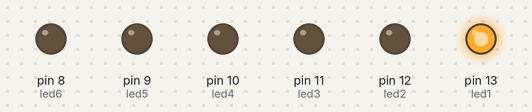
The sketch below on a simulated Arduino Uno, built with avr-gcc and run on an emulated ATmega328P. Shown: output pins drawn as LEDs (lit = HIGH).

Above: at 0.05 s.
At 0.35 s:
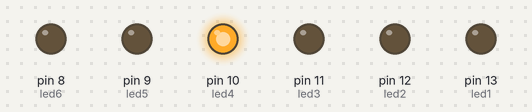
At 0.95 s:
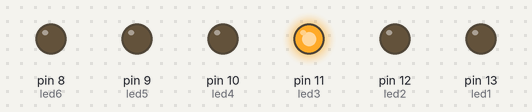
At 1.35 s:
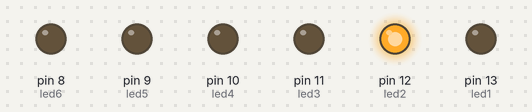
At 1.8 s:
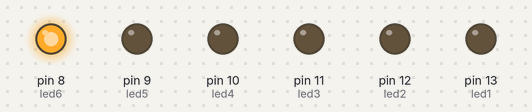
At 2.85 s:
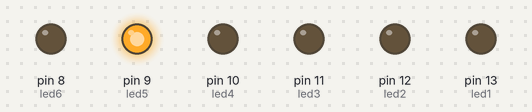
Timing chart, 0 to 3.1 s (numbered marks = the images above):
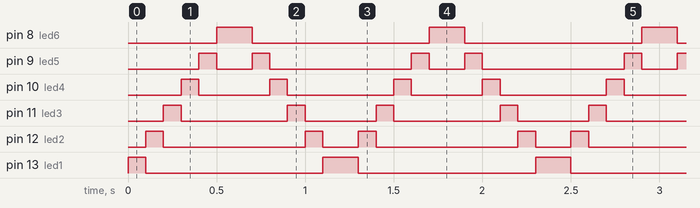

The sketch:

supercar.ino
```cpp
int led1 = 13;
int led2 = 12;
int led3 = 11;
int led4 = 10;
int led5 = 9;
int led6 = 8;
int leds[] = {led1,led2,led3,led4,led5,led6};

// the setup routine runs once when you press reset:
void setup() {
  // initialize the digital pin as an output.
  pinMode(led1, OUTPUT);
  pinMode(led2, OUTPUT);
  pinMode(led3, OUTPUT);
  pinMode(led4, OUTPUT);
  pinMode(led5, OUTPUT);
  pinMode(led6, OUTPUT);
}

// the loop routine runs over and over again forever:
void loop() {
  int i, j;
  int max = 6;
  // Right Cicle
  for (i = 0; i < max; i = i + 1) {
    digitalWrite(leds[i], HIGH);
    if (i > 0)
      j = i - 1;
    else
      j = max - 1;
    digitalWrite(leds[j], LOW);
    delay(100);
  }
  // Reverse Cicle
  digitalWrite(leds[0], LOW);
  digitalWrite(leds[max-1], LOW);
  for (i = max - 1; i >= 0; i = i - 1) {
    digitalWrite(leds[i], HIGH);
    if (i == max -1)
      j = 0;
    else
      j = i + 1;
    digitalWrite(leds[j], LOW);
    delay(100);
  }
  digitalWrite(leds[0], LOW);
  digitalWrite(leds[max-1], LOW);
}
```

Measured:
- by itself, pin 8 (led6): alternates HIGH for 0.20 s and LOW for 1.0 s
- by itself, pin 9 (led5): repeats every 1.2 s: LOW 0.20 s, HIGH 0.10 s, LOW 0.80 s, HIGH 0.10 s
- by itself, pin 10 (led4): repeats every 1.2 s: LOW 0.40 s, HIGH 0.10 s, LOW 0.60 s, HIGH 0.10 s
- by itself, pin 11 (led3): repeats every 1.2 s: LOW 0.60 s, HIGH 0.10 s, LOW 0.40 s, HIGH 0.10 s
- by itself, pin 12 (led2): repeats every 1.2 s: LOW 0.80 s, HIGH 0.10 s, LOW 0.20 s, HIGH 0.10 s
- by itself, pin 13 (led1): repeats every 1.2 s: LOW 1.0 s, HIGH 0.20 s
